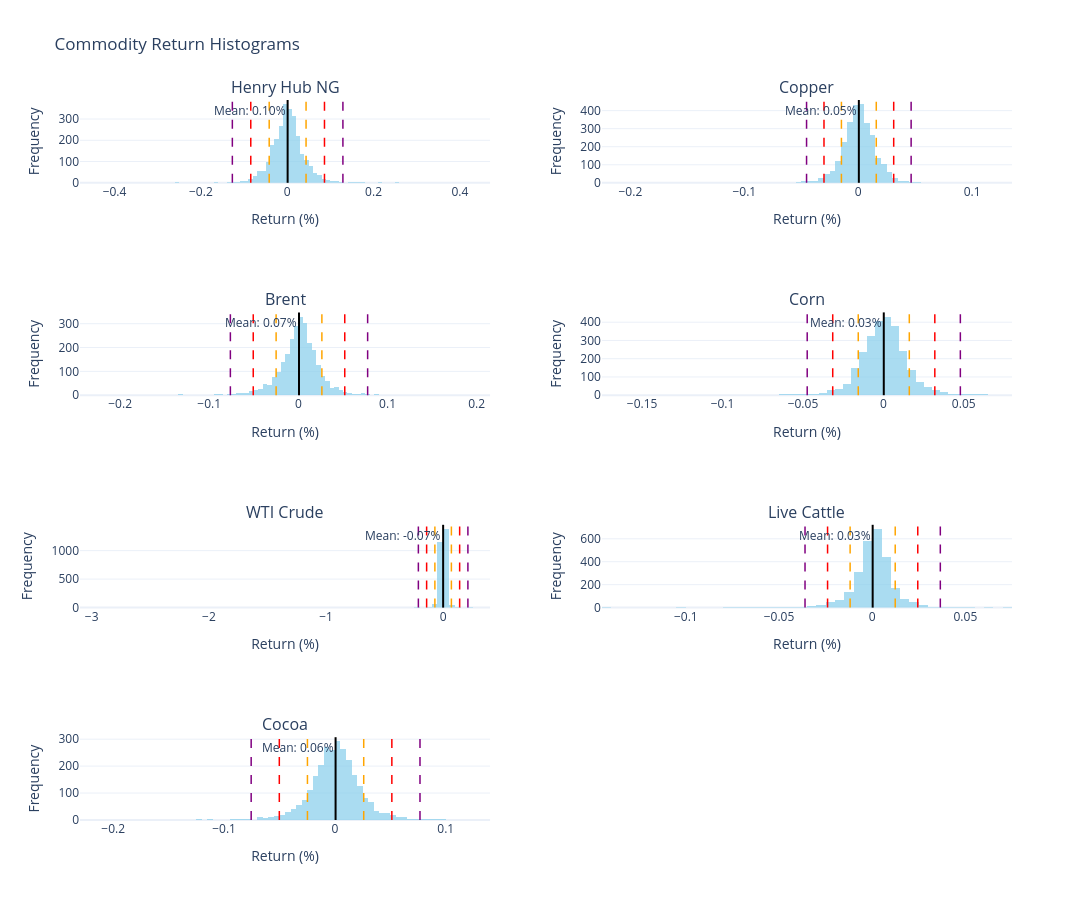

Notebook code cell kept with this figure:
### Code cell
import plotly.graph_objects as go
from plotly.subplots import make_subplots

commodity_series = {
    'Henry Hub NG': df_ng['Percentage_Returns'].dropna(),
    'Copper': df_cu['Percentage_Returns'].dropna(),
    'Brent': df_bz['Percentage_Returns'].dropna(),
    'Corn': df_zc['Percentage_Returns'].dropna(),
    'WTI Crude': df_cl['Percentage_Returns'].dropna(),
    'Live Cattle': df_le['Percentage_Returns'].dropna(),
    'Cocoa': df_cc['Percentage_Returns'].dropna(),
}

ncols = 2
nrows = (len(commodity_series) + 1) // ncols

fig = make_subplots(
    rows=nrows,
    cols=ncols,
    subplot_titles=list(commodity_series.keys()),
    horizontal_spacing=0.12,
    vertical_spacing=0.18,
)

for idx, (name, s) in enumerate(commodity_series.items()):
    row = idx // ncols + 1
    col = idx % ncols + 1

    mean = s.mean()
    std = s.std(ddof=1)

    fig.add_trace(
        go.Histogram(
            x=s,
            nbinsx=100,
            opacity=0.7,
            name=name,
            marker_color='skyblue',
            showlegend=False
        ),
        row=row, col=col
    )

    fig.add_vline(
        x=mean,
        line_color='black',
        line_width=2,
        line_dash='solid',
        annotation_text=f"Mean: {mean * 100:.2f}%",
        annotation_position="top left",
        row=row, col=col
    )

    for i, color in {1: 'orange', 2: 'red', 3: 'purple'}.items():
        fig.add_vline(
            x=mean + i * std,
            line_color=color,
            line_width=1.5,
            line_dash='dash',
            row=row, col=col
        )
        fig.add_vline(
            x=mean - i * std,
            line_color=color,
            line_width=1.5,
            line_dash='dash',
            row=row, col=col
        )

fig.update_layout(
    title="Commodity Return Histograms",
    template="plotly_white",
    height=900,
    width=1400,
    showlegend=False
)

fig.update_xaxes(title_text="Return (%)")
fig.update_yaxes(title_text="Frequency")

fig.show()

### Figure 1 — Plotly figure (JSON) as saved in the notebook; plotly's stock layout.template omitted (floating-point values rounded to 4 significant figures; data arrays with more than 128 entries replaced by an {"elided": "..."} marker saying what was removed)
{"data": [{"marker": {"color": "skyblue"}, "name": "Henry Hub NG", "nbinsx": 100, "opacity": 0.7, "showlegend": false, "type": "histogram", "x": {"elided": "2679 float values"}, "xaxis": "x", "yaxis": "y"}, {"marker": {"color": "skyblue"}, "name": "Copper", "nbinsx": 100, "opacity": 0.7, "showlegend": false, "type": "histogram", "x": {"elided": "2678 float values"}, "xaxis": "x2", "yaxis": "y2"}, {"marker": {"color": "skyblue"}, "name": "Brent", "nbinsx": 100, "opacity": 0.7, "showlegend": false, "type": "histogram", "x": {"elided": "2679 float values"}, "xaxis": "x3", "yaxis": "y3"}, {"marker": {"color": "skyblue"}, "name": "Corn", "nbinsx": 100, "opacity": 0.7, "showlegend": false, "type": "histogram", "x": {"elided": "2675 float values"}, "xaxis": "x4", "yaxis": "y4"}, {"marker": {"color": "skyblue"}, "name": "WTI Crude", "nbinsx": 100, "opacity": 0.7, "showlegend": false, "type": "histogram", "x": {"elided": "2678 float values"}, "xaxis": "x5", "yaxis": "y5"}, {"marker": {"color": "skyblue"}, "name": "Live Cattle", "nbinsx": 100, "opacity": 0.7, "showlegend": false, "type": "histogram", "x": {"elided": "2677 float values"}, "xaxis": "x6", "yaxis": "y6"}, {"marker": {"color": "skyblue"}, "name": "Cocoa", "nbinsx": 100, "opacity": 0.7, "showlegend": false, "type": "histogram", "x": {"elided": "2678 float values"}, "xaxis": "x7", "yaxis": "y7"}], "layout": {"annotations": [{"font": {"size": 16}, "showarrow": false, "text": "Henry Hub NG", "x": 0.22, "xanchor": "center", "xref": "paper", "y": 1, "yanchor": "bottom", "yref": "paper"}, {"font": {"size": 16}, "showarrow": false, "text": "Copper", "x": 0.78, "xanchor": "center", "xref": "paper", "y": 1, "yanchor": "bottom", "yref": "paper"}, {"font": {"size": 16}, "showarrow": false, "text": "Brent", "x": 0.22, "xanchor": "center", "xref": "paper", "y": 0.705, "yanchor": "bottom", "yref": "paper"}, {"font": {"size": 16}, "showarrow": false, "text": "Corn", "x": 0.78, "xanchor": "center", "xref": "paper", "y": 0.705, "yanchor": "bottom", "yref": "paper"}, {"font": {"size": 16}, "showarrow": false, "text": "WTI Crude", "x": 0.22, "xanchor": "center", "xref": "paper", "y": 0.41, "yanchor": "bottom", "yref": "paper"}, {"font": {"size": 16}, "showarrow": false, "text": "Live Cattle", "x": 0.78, "xanchor": "center", "xref": "paper", "y": 0.41, "yanchor": "bottom", "yref": "paper"}, {"font": {"size": 16}, "showarrow": false, "text": "Cocoa", "x": 0.22, "xanchor": "center", "xref": "paper", "y": 0.115, "yanchor": "bottom", "yref": "paper"}, {"showarrow": false, "text": "Mean: 0.10%", "x": 0.0009976, "xanchor": "right", "xref": "x", "y": 1, "yanchor": "top", "yref": "y domain"}, {"showarrow": false, "text": "Mean: 0.05%", "x": 0.0005493, "xanchor": "right", "xref": "x2", "y": 1, "yanchor": "top", "yref": "y2 domain"}, {"showarrow": false, "text": "Mean: 0.07%", "x": 0.0006603, "xanchor": "right", "xref": "x3", "y": 1, "yanchor": "top", "yref": "y3 domain"}, {"showarrow": false, "text": "Mean: 0.03%", "x": 0.0002681, "xanchor": "right", "xref": "x4", "y": 1, "yanchor": "top", "yref": "y4 domain"}, {"showarrow": false, "text": "Mean: -0.07%", "x": -0.0006554, "xanchor": "right", "xref": "x5", "y": 1, "yanchor": "top", "yref": "y5 domain"}, {"showarrow": false, "text": "Mean: 0.03%", "x": 0.0002513, "xanchor": "right", "xref": "x6", "y": 1, "yanchor": "top", "yref": "y6 domain"}, {"showarrow": false, "text": "Mean: 0.06%", "x": 0.0006002, "xanchor": "right", "xref": "x7", "y": 1, "yanchor": "top", "yref": "y7 domain"}], "height": 900, "shapes": [{"line": {"color": "black", "dash": "solid", "width": 2}, "type": "line", "x0": 0.0009976, "x1": 0.0009976, "xref": "x", "y0": 0, "y1": 1, "yref": "y domain"}, {"line": {"color": "orange", "dash": "dash", "width": 1.5}, "type": "line", "x0": 0.04369, "x1": 0.04369, "xref": "x", "y0": 0, "y1": 1, "yref": "y domain"}, {"line": {"color": "orange", "dash": "dash", "width": 1.5}, "type": "line", "x0": -0.04169, "x1": -0.04169, "xref": "x", "y0": 0, "y1": 1, "yref": "y domain"}, {"line": {"color": "red", "dash": "dash", "width": 1.5}, "type": "line", "x0": 0.08637, "x1": 0.08637, "xref": "x", "y0": 0, "y1": 1, "yref": "y domain"}, {"line": {"color": "red", "dash": "dash", "width": 1.5}, "type": "line", "x0": -0.08438, "x1": -0.08438, "xref": "x", "y0": 0, "y1": 1, "yref": "y domain"}, {"line": {"color": "purple", "dash": "dash", "width": 1.5}, "type": "line", "x0": 0.1291, "x1": 0.1291, "xref": "x", "y0": 0, "y1": 1, "yref": "y domain"}, {"line": {"color": "purple", "dash": "dash", "width": 1.5}, "type": "line", "x0": -0.1271, "x1": -0.1271, "xref": "x", "y0": 0, "y1": 1, "yref": "y domain"}, {"line": {"color": "black", "dash": "solid", "width": 2}, "type": "line", "x0": 0.0005493, "x1": 0.0005493, "xref": "x2", "y0": 0, "y1": 1, "yref": "y2 domain"}, {"line": {"color": "orange", "dash": "dash", "width": 1.5}, "type": "line", "x0": 0.01585, "x1": 0.01585, "xref": "x2", "y0": 0, "y1": 1, "yref": "y2 domain"}, {"line": {"color": "orange", "dash": "dash", "width": 1.5}, "type": "line", "x0": -0.01475, "x1": -0.01475, "xref": "x2", "y0": 0, "y1": 1, "yref": "y2 domain"}, {"line": {"color": "red", "dash": "dash", "width": 1.5}, "type": "line", "x0": 0.03115, "x1": 0.03115, "xref": "x2", "y0": 0, "y1": 1, "yref": "y2 domain"}, {"line": {"color": "red", "dash": "dash", "width": 1.5}, "type": "line", "x0": -0.03005, "x1": -0.03005, "xref": "x2", "y0": 0, "y1": 1, "yref": "y2 domain"}, {"line": {"color": "purple", "dash": "dash", "width": 1.5}, "type": "line", "x0": 0.04645, "x1": 0.04645, "xref": "x2", "y0": 0, "y1": 1, "yref": "y2 domain"}, {"line": {"color": "purple", "dash": "dash", "width": 1.5}, "type": "line", "x0": -0.04535, "x1": -0.04535, "xref": "x2", "y0": 0, "y1": 1, "yref": "y2 domain"}, {"line": {"color": "black", "dash": "solid", "width": 2}, "type": "line", "x0": 0.0006603, "x1": 0.0006603, "xref": "x3", "y0": 0, "y1": 1, "yref": "y3 domain"}, {"line": {"color": "orange", "dash": "dash", "width": 1.5}, "type": "line", "x0": 0.02632, "x1": 0.02632, "xref": "x3", "y0": 0, "y1": 1, "yref": "y3 domain"}, {"line": {"color": "orange", "dash": "dash", "width": 1.5}, "type": "line", "x0": -0.025, "x1": -0.025, "xref": "x3", "y0": 0, "y1": 1, "yref": "y3 domain"}, {"line": {"color": "red", "dash": "dash", "width": 1.5}, "type": "line", "x0": 0.05199, "x1": 0.05199, "xref": "x3", "y0": 0, "y1": 1, "yref": "y3 domain"}, {"line": {"color": "red", "dash": "dash", "width": 1.5}, "type": "line", "x0": -0.05067, "x1": -0.05067, "xref": "x3", "y0": 0, "y1": 1, "yref": "y3 domain"}, {"line": {"color": "purple", "dash": "dash", "width": 1.5}, "type": "line", "x0": 0.07765, "x1": 0.07765, "xref": "x3", "y0": 0, "y1": 1, "yref": "y3 domain"}, {"line": {"color": "purple", "dash": "dash", "width": 1.5}, "type": "line", "x0": -0.07633, "x1": -0.07633, "xref": "x3", "y0": 0, "y1": 1, "yref": "y3 domain"}, {"line": {"color": "black", "dash": "solid", "width": 2}, "type": "line", "x0": 0.0002681, "x1": 0.0002681, "xref": "x4", "y0": 0, "y1": 1, "yref": "y4 domain"}, {"line": {"color": "orange", "dash": "dash", "width": 1.5}, "type": "line", "x0": 0.01614, "x1": 0.01614, "xref": "x4", "y0": 0, "y1": 1, "yref": "y4 domain"}, {"line": {"color": "orange", "dash": "dash", "width": 1.5}, "type": "line", "x0": -0.0156, "x1": -0.0156, "xref": "x4", "y0": 0, "y1": 1, "yref": "y4 domain"}, {"line": {"color": "red", "dash": "dash", "width": 1.5}, "type": "line", "x0": 0.03201, "x1": 0.03201, "xref": "x4", "y0": 0, "y1": 1, "yref": "y4 domain"}, {"line": {"color": "red", "dash": "dash", "width": 1.5}, "type": "line", "x0": -0.03147, "x1": -0.03147, "xref": "x4", "y0": 0, "y1": 1, "yref": "y4 domain"}, {"line": {"color": "purple", "dash": "dash", "width": 1.5}, "type": "line", "x0": 0.04788, "x1": 0.04788, "xref": "x4", "y0": 0, "y1": 1, "yref": "y4 domain"}, {"line": {"color": "purple", "dash": "dash", "width": 1.5}, "type": "line", "x0": -0.04734, "x1": -0.04734, "xref": "x4", "y0": 0, "y1": 1, "yref": "y4 domain"}, {"line": {"color": "black", "dash": "solid", "width": 2}, "type": "line", "x0": -0.0006554, "x1": -0.0006554, "xref": "x5", "y0": 0, "y1": 1, "yref": "y5 domain"}, {"line": {"color": "orange", "dash": "dash", "width": 1.5}, "type": "line", "x0": 0.06979, "x1": 0.06979, "xref": "x5", "y0": 0, "y1": 1, "yref": "y5 domain"}, {"line": {"color": "orange", "dash": "dash", "width": 1.5}, "type": "line", "x0": -0.07111, "x1": -0.07111, "xref": "x5", "y0": 0, "y1": 1, "yref": "y5 domain"}, {"line": {"color": "red", "dash": "dash", "width": 1.5}, "type": "line", "x0": 0.1402, "x1": 0.1402, "xref": "x5", "y0": 0, "y1": 1, "yref": "y5 domain"}, {"line": {"color": "red", "dash": "dash", "width": 1.5}, "type": "line", "x0": -0.1416, "x1": -0.1416, "xref": "x5", "y0": 0, "y1": 1, "yref": "y5 domain"}, {"line": {"color": "purple", "dash": "dash", "width": 1.5}, "type": "line", "x0": 0.2107, "x1": 0.2107, "xref": "x5", "y0": 0, "y1": 1, "yref": "y5 domain"}, {"line": {"color": "purple", "dash": "dash", "width": 1.5}, "type": "line", "x0": -0.212, "x1": -0.212, "xref": "x5", "y0": 0, "y1": 1, "yref": "y5 domain"}, {"line": {"color": "black", "dash": "solid", "width": 2}, "type": "line", "x0": 0.0002513, "x1": 0.0002513, "xref": "x6", "y0": 0, "y1": 1, "yref": "y6 domain"}, {"line": {"color": "orange", "dash": "dash", "width": 1.5}, "type": "line", "x0": 0.01235, "x1": 0.01235, "xref": "x6", "y0": 0, "y1": 1, "yref": "y6 domain"}, {"line": {"color": "orange", "dash": "dash", "width": 1.5}, "type": "line", "x0": -0.01185, "x1": -0.01185, "xref": "x6", "y0": 0, "y1": 1, "yref": "y6 domain"}, {"line": {"color": "red", "dash": "dash", "width": 1.5}, "type": "line", "x0": 0.02445, "x1": 0.02445, "xref": "x6", "y0": 0, "y1": 1, "yref": "y6 domain"}, {"line": {"color": "red", "dash": "dash", "width": 1.5}, "type": "line", "x0": -0.02394, "x1": -0.02394, "xref": "x6", "y0": 0, "y1": 1, "yref": "y6 domain"}, {"line": {"color": "purple", "dash": "dash", "width": 1.5}, "type": "line", "x0": 0.03655, "x1": 0.03655, "xref": "x6", "y0": 0, "y1": 1, "yref": "y6 domain"}, {"line": {"color": "purple", "dash": "dash", "width": 1.5}, "type": "line", "x0": -0.03604, "x1": -0.03604, "xref": "x6", "y0": 0, "y1": 1, "yref": "y6 domain"}, {"line": {"color": "black", "dash": "solid", "width": 2}, "type": "line", "x0": 0.0006002, "x1": 0.0006002, "xref": "x7", "y0": 0, "y1": 1, "yref": "y7 domain"}, {"line": {"color": "orange", "dash": "dash", "width": 1.5}, "type": "line", "x0": 0.02599, "x1": 0.02599, "xref": "x7", "y0": 0, "y1": 1, "yref": "y7 domain"}, {"line": {"color": "orange", "dash": "dash", "width": 1.5}, "type": "line", "x0": -0.02479, "x1": -0.02479, "xref": "x7", "y0": 0, "y1": 1, "yref": "y7 domain"}, {"line": {"color": "red", "dash": "dash", "width": 1.5}, "type": "line", "x0": 0.05137, "x1": 0.05137, "xref": "x7", "y0": 0, "y1": 1, "yref": "y7 domain"}, {"line": {"color": "red", "dash": "dash", "width": 1.5}, "type": "line", "x0": -0.05017, "x1": -0.05017, "xref": "x7", "y0": 0, "y1": 1, "yref": "y7 domain"}, {"line": {"color": "purple", "dash": "dash", "width": 1.5}, "type": "line", "x0": 0.07676, "x1": 0.07676, "xref": "x7", "y0": 0, "y1": 1, "yref": "y7 domain"}, {"line": {"color": "purple", "dash": "dash", "width": 1.5}, "type": "line", "x0": -0.07556, "x1": -0.07556, "xref": "x7", "y0": 0, "y1": 1, "yref": "y7 domain"}], "showlegend": false, "title": {"text": "Commodity Return Histograms"}, "width": 1400, "xaxis": {"anchor": "y", "domain": [0, 0.44], "title": {"text": "Return (%)"}}, "xaxis2": {"anchor": "y2", "domain": [0.56, 1], "title": {"text": "Return (%)"}}, "xaxis3": {"anchor": "y3", "domain": [0, 0.44], "title": {"text": "Return (%)"}}, "xaxis4": {"anchor": "y4", "domain": [0.56, 1], "title": {"text": "Return (%)"}}, "xaxis5": {"anchor": "y5", "domain": [0, 0.44], "title": {"text": "Return (%)"}}, "xaxis6": {"anchor": "y6", "domain": [0.56, 1], "title": {"text": "Return (%)"}}, "xaxis7": {"anchor": "y7", "domain": [0, 0.44], "title": {"text": "Return (%)"}}, "xaxis8": {"anchor": "y8", "domain": [0.56, 1], "title": {"text": "Return (%)"}}, "yaxis": {"anchor": "x", "domain": [0.885, 1], "title": {"text": "Frequency"}}, "yaxis2": {"anchor": "x2", "domain": [0.885, 1], "title": {"text": "Frequency"}}, "yaxis3": {"anchor": "x3", "domain": [0.59, 0.705], "title": {"text": "Frequency"}}, "yaxis4": {"anchor": "x4", "domain": [0.59, 0.705], "title": {"text": "Frequency"}}, "yaxis5": {"anchor": "x5", "domain": [0.295, 0.41], "title": {"text": "Frequency"}}, "yaxis6": {"anchor": "x6", "domain": [0.295, 0.41], "title": {"text": "Frequency"}}, "yaxis7": {"anchor": "x7", "domain": [0, 0.115], "title": {"text": "Frequency"}}, "yaxis8": {"anchor": "x8", "domain": [0, 0.115], "title": {"text": "Frequency"}}}}
